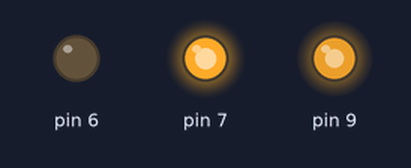
A sketch run on a simulated Arduino Uno, built with avr-gcc and run on an emulated ATmega328P. Shown: output pins drawn as LEDs (lit = HIGH).

Above: at 0.1 s.
Timing chart, 0 to 1.6 s (numbered marks = the images above):
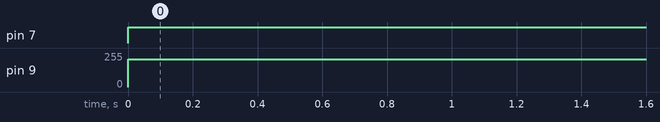

Measured:
- by itself, pin 7: LOW → HIGH at 0.00 s
- by itself, pin 9: 0/255 → 210/255 at 0.00 s

The sketch:

frd_and_rev_1619283545642.ino
```cpp
void setup()
{
  pinMode(7,OUTPUT);
  pinMode(6,OUTPUT);
  pinMode(9,OUTPUT);
}
void loop()

{
  analogWrite(9,210);
  digitalWrite(7,HIGH);
  digitalWrite(6,LOW);
}
```
